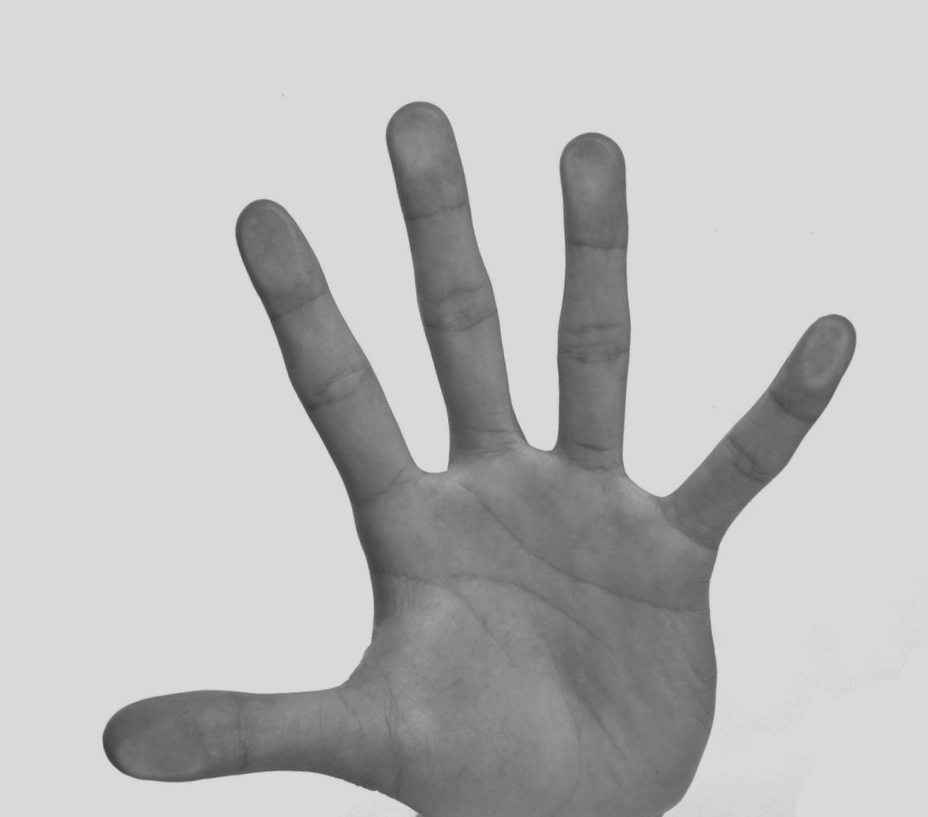
//> input picture Assignment3/4Build/Hands.jpg, 928 x 817 px
$ ./main   (built with g++ and OpenCV 4)
//> lines starting //> are read from the running program, lines starting //| are printed output that depends on the picture; after the words box and inside, x2 and y2 are one past the last pixel; in counts of white or black regions, pixels touching at a corner belong together
#include <opencv2/opencv.hpp>
#include <iostream>
#include <math.h>

using namespace cv;

//main functions
void playVideo();
void processImage();
void displayGraphics();
int distancePoints(Point one, Point two);

Mat frame;
Mat result;

int main(int argc, char *argv[])
{
	std::cout << "Hello, OpenCV version "<< CV_VERSION << std::endl;

//create a window
namedWindow("Frame");
namedWindow("Result");

//load the image
if(argc > 1)
	frame = imread(argv[1]);
else
	frame = imread("Hands.jpg");
//> frame is the input picture: 817 rows x 928 cols, CV_8UC3; min 61, max 220, mean 187.7

if(frame.empty())
    std::cout << "Error opening video stream or file" << std::endl;

processImage();
displayGraphics();

waitKey(0);

destroyAllWindows();

return 0;
}

void displayGraphics()
{
	// Display the resulting frame
	imshow( "Frame", frame );
	imshow( "Result", result );
}

void processImage()
{
	Mat prosessing;
	Mat threshold_output;
	Mat HSV;

	////not working part
	//GaussianBlur( frame, prosessing, Size(11, 11),2, 2 );
	//threshold(prosessing, threshold_output,180,255,THRESH_BINARY_INV);

	// working part
	cvtColor(frame, HSV, COLOR_BGR2HSV);
//> HSV: 817 rows x 928 cols, CV_8UC3; mean H, S, V 0, 0, 187.7
	GaussianBlur(HSV, HSV, Size(11, 11), 2, 2);
//> HSV: 817 rows x 928 cols, CV_8UC3; mean H, S, V 0, 0, 187.7
	inRange(HSV, Scalar(0,0,0), Scalar(255,255,191), HSV);
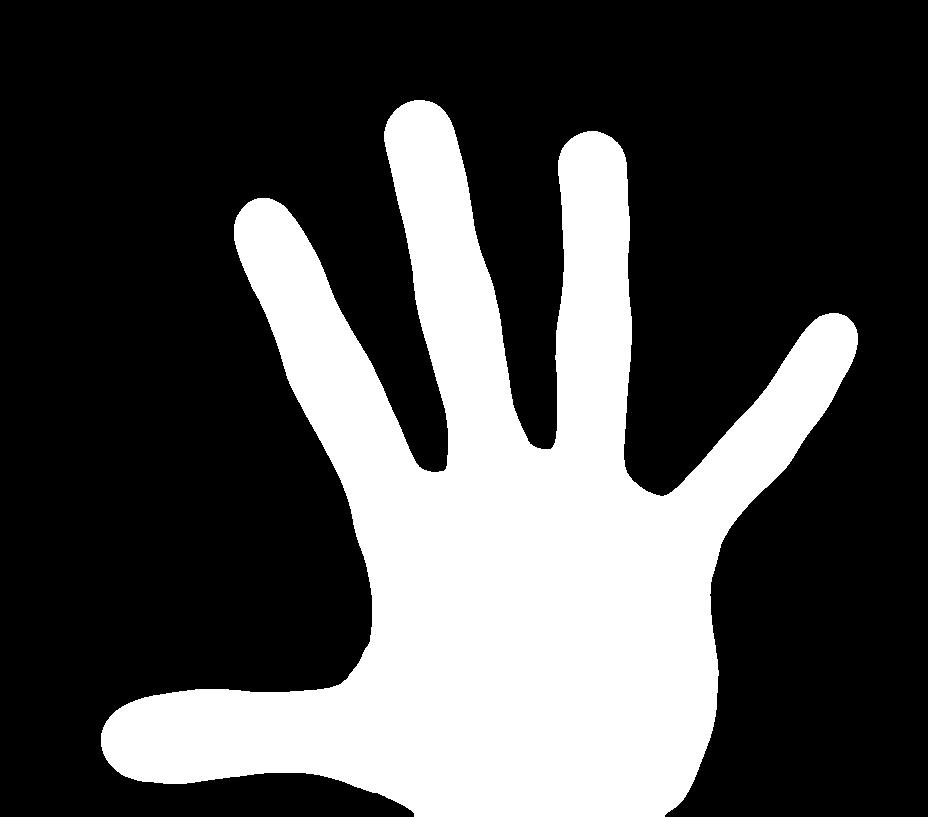
//> HSV: 817 rows x 928 cols, CV_8UC1; 30% white; 1 white region
    threshold( HSV, threshold_output, 100, 255, THRESH_BINARY );


	std::vector<std::vector<cv::Point>> contours;
	std::vector<Vec4i> hierarchy;
	findContours(threshold_output, contours, hierarchy, CV_RETR_TREE, CV_CHAIN_APPROX_SIMPLE );
//> contours = 1 contour; box (x1, y1, x2, y2) and area: (101, 100, 858, 817) 225426
	std::cout<<contours.size()<<std::endl;
//| 1
	result = frame.clone();
	;
	std::vector<std::vector<int>> hullI(contours.size());
//> hullI = 1 item
	std::vector<std::vector<Vec4i>> defects(contours.size());
//> defects = 1 item
	for (int i = 0; i < contours.size(); i++)
	{
		convexHull( contours[i], hullI[i], false);

		convexityDefects(contours[i], hullI[i], defects[i]);
		std::cout<<defects[i].size()<<std::endl;
	}
//> this loop made 1 pass
//| 33

	std::string fingerName[5] = {"Pinky #5",
								 "Ring #4",
								 "middle #3",
								 "index #2",
								 "thumb #1"};
	std::vector<Moments> mu(contours.size() );
//> mu = 1 item

	for (int i = 0; i < contours.size(); i++)
	{
		Scalar color = Scalar(255,255,255 );
		drawContours( result, contours, i, color, CV_FILLED, 8, hierarchy );

		Point centerOfMass;
		float mayorAxis;

		mu[i] = moments( contours[i], false );

		centerOfMass = Point2f( mu[i].m10/mu[i].m00 , mu[i].m01/mu[i].m00 );
		circle(result,centerOfMass,5,Scalar(255,0,150),5);
		mayorAxis = 180+(0.5*atan2((2 * mu[i].mu11), (mu[i].mu20 - mu[i].mu02))) * (180 / M_PI);


		std::vector<int> defPoint;

		for (int j = 0; j < defects[i].size(); j++)
		{
			Point start = contours[i][defects[i][j][0]];
			Point end   = contours[i][defects[i][j][1]];
			Point depth = contours[i][defects[i][j][2]];
			float depthI= defects[i][j][3];

			if(depthI>1000)
			{
				defPoint.push_back(j);
				if(depthI>50000)
				{
					circle(result,depth,4,Scalar(0,0,150),2);//depthPoint
				}/*
				circle(result,start,2,Scalar(150,0,0),2);//start
				circle(result,end,2,Scalar(0,150,0),2);//end
				std::cout<<"depth"<<defects[i][j][3]<<std::endl;
				line(result, start, depth, Scalar(150,150,0), 1, 8);
				line(result, end, depth, Scalar(0,150,150), 1, 8);
				line(result, start, end, Scalar(150,0,150), 1, 8);*/

			}
		}
		int finger = 0;
		for (int j = 0; j < defPoint.size(); j++)
		{
			int thisDef = defPoint[j];
			int prevDef;

			if(j==0)
				prevDef = defPoint[defPoint.size()-1];
			else
				prevDef = defPoint[j-1];

			Point tip1 = contours[i][defects[i][thisDef][0]];
			Point tip2 = contours[i][defects[i][prevDef][1]];
			Point tip  = (tip1+tip2)/2;

			Point base1 = contours[i][defects[i][thisDef][2]];
			Point base2 = contours[i][defects[i][prevDef][2]];
			Point base  = (base1+base2)/2;

			if(distancePoints(tip1, tip2) < 200)
			{
				line(result, tip, base, Scalar(255,0,150), 3, 8);
				line(result, base, centerOfMass, Scalar(255,0,150), 3, 8);
				double angle = atan2(tip.y - base.y, tip.x - base.x)*180/CV_PI;

				if(angle<0)
					angle = angle*(-1);
				else
					angle = 360-angle;

				Point textPos = tip;
				putText(result, fingerName[finger], textPos, FONT_HERSHEY_SIMPLEX, 1, Scalar(0,0,255), 2);
				textPos.y -= 30;
				putText(result, std::to_string(angle), textPos, FONT_HERSHEY_SIMPLEX, 1, Scalar(0,0,255), 2);
				finger ++;
			}
			else
			{
				line(result, tip, centerOfMass, Scalar(255,150,0), 3, 8);
				Point textPos = tip;
				putText(result, std::to_string(mayorAxis), textPos, FONT_HERSHEY_SIMPLEX, 1, Scalar(0,0,255), 2);
			}
		}
	}
//> this loop made 1 pass
//> (centerOfMass, mayorAxis, finger) on pass 1: (Point(497, 532), 99.88, 5)
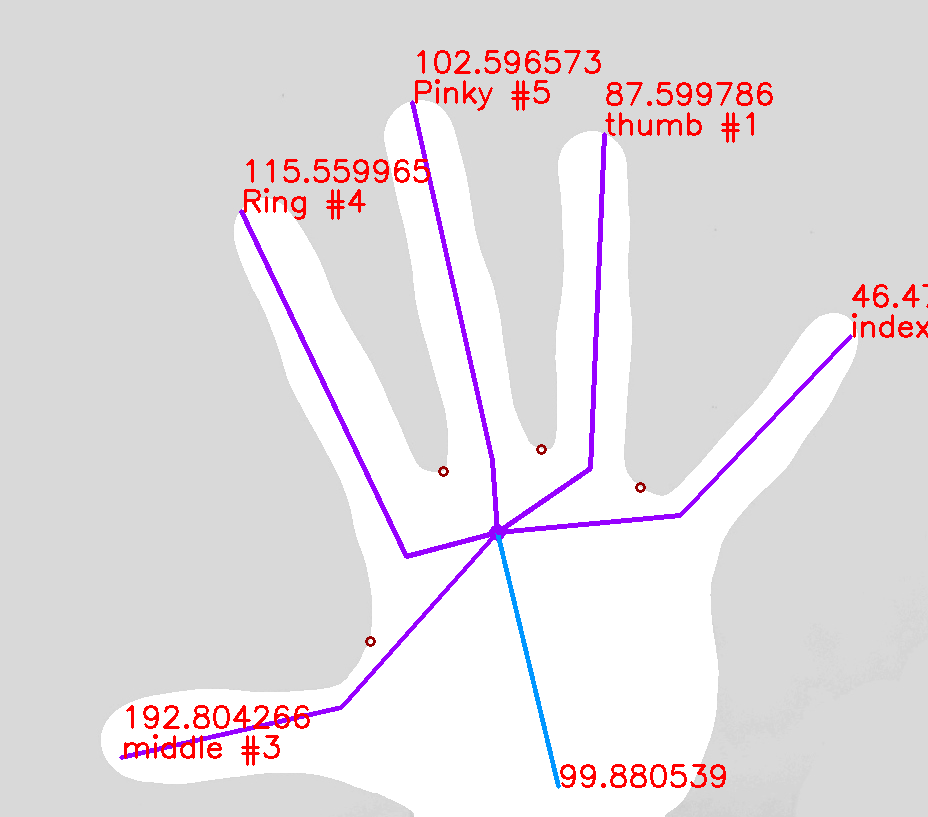
//> result: 817 rows x 928 cols, CV_8UC3; mean B, G, R 224.4, 220.7, 226.8
}

int distancePoints(Point one, Point two)
{
	int x = one.x-two.x;
	int y = one.y-two.y;
	int difference = sqrt(pow(x,2)+pow(y,2));
	return difference;
}
